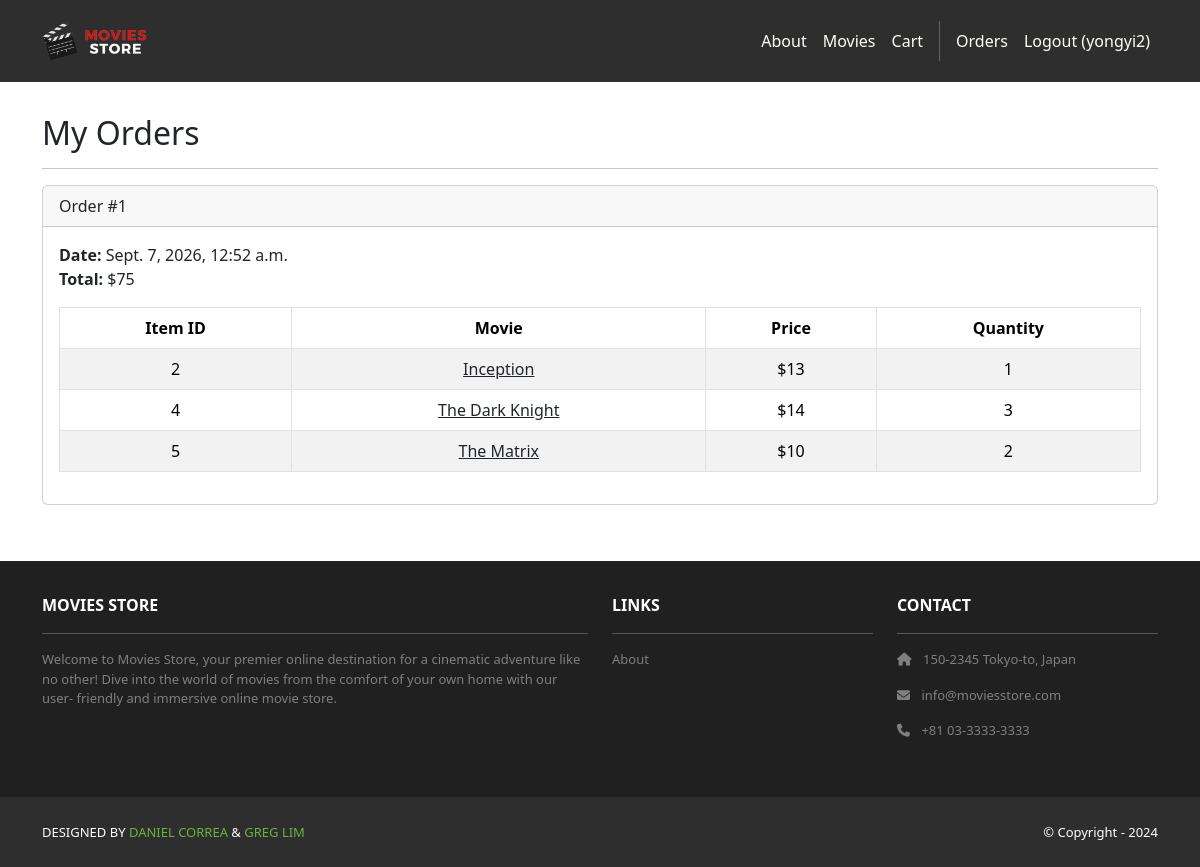
Page /accounts/orders/ (signed in) on the committed database.
### cart/models.py (models this page shows, shortened)
class Order(models.Model):
    id = models.AutoField(primary_key=True)
    total = models.IntegerField()
    date = models.DateTimeField(auto_now_add=True)
    user = models.ForeignKey(User,
        on_delete=models.CASCADE)

class Item(models.Model):
    id = models.AutoField(primary_key=True)
    price = models.IntegerField()
    quantity = models.IntegerField()
    order = models.ForeignKey(Order,
        on_delete=models.CASCADE)
    movie = models.ForeignKey(Movie,
        on_delete=models.CASCADE)

### movies/models.py (models this page shows, shortened)
class Movie(models.Model):
    id = models.AutoField(primary_key=True)
    name = models.CharField(max_length=255)
    price = models.IntegerField()
    description = models.TextField()
    image = models.ImageField(upload_to='movie_images/')

### accounts/views.py (the view)
# urls.py: path('orders/', views.orders, name='accounts.orders'),
@login_required
def orders(request):
    template_data = {}
    template_data['title'] = 'Orders'
    template_data['orders'] = request.user.order_set.all()
    return render(request, 'accounts/orders.html', {'template_data': template_data})

### accounts/templates/accounts/orders.html
{% extends 'base.html' %}
{% block content %}
<div class="p-3">
  <div class="container">
    <div class="row mt-3">
      <div class="col mx-auto mb-3">
        <h2>My Orders</h2>
        <hr />
        {% for order in template_data.orders %}
        <div class="card mb-4">
          <div class="card-header">
            Order #{{ order.id }}
          </div>
          <div class="card-body">
            <b>Date:</b> {{ order.date }}<br />
            <b>Total:</b> ${{ order.total }}<br />
            <table class="table table-bordered
              table-striped text-center mt-3">
              <thead>
                <tr>
                  <th scope="col">Item ID</th>
                  <th scope="col">Movie</th>
                  <th scope="col">Price</th>
                  <th scope="col">Quantity</th>
                </tr>
              </thead>
              <tbody>
                {% for item in order.item_set.all %}
                <tr>
                  <td>{{ item.movie.id }}</td>
                  <td>
                    <a class="link-dark"
                      href="{% url 'movies.show'
                      id=item.movie.id %}">
                      {{ item.movie.name }}
                    </a>
                  </td>
                  <td>${{ item.movie.price }}</td>
                  <td>{{ item.quantity }}</td>
                </tr>
                {% endfor %}
              </tbody>
            </table>
          </div>
        </div>
        {% endfor %}
      </div>
    </div>
  </div>
</div>
{% endblock content %}

### moviesstore/templates/base.html (shortened to what this page needs)
<!DOCTYPE html>
<html>
    {% load static %}
  <head>
    <link href=
      "https://cdn.jsdelivr.net/npm/bootstrap@5.3.3/dist/css/bootstrap.min.css" rel="stylesheet"
>
    <link rel=
      "stylesheet"  href="https://cdnjs.cloudflare.com/ajax/libs/font-awesome/6.1.1/css/all.min.css">
    <link rel="stylesheet" type="text/css"
        href="{% static 'css/style.css' %}">
  </head>
  <body>
     <nav class="p-3 navbar navbar-dark bg-dark
         navbar-expand-lg">
      <div class="container">
        <a class="navbar-brand" href="{% url 'home.index' %}">
          <img src="{% static 'img/logo.png' %}" alt="logo"
               height="40" />
        </a>
        <div class="collapse navbar-collapse"
             id="navbarNavAltMarkup">
          <div class="navbar-nav ms-auto navbar-ml">
            <a class="nav-link"
               href="{% url 'home.about' %}">About</a>
            <a class = "nav-link" href="{% url 'movies.index' %}">
              Movies
            </a>
             <a class="nav-link" href="{% url 'cart.index' %}">Cart</a>
            {% if user.is_authenticated %}
            <a class="nav-link"
              href="{% url 'accounts.orders' %}">Orders
            </a>
            <a class="nav-link"
              href="{% url 'accounts.logout' %}">Logout ({{user.username }})</a>
            {% else %}
             <a class="nav-link" href="{% url 'accounts.login' %}">Login</a>
            <a class="nav-link" href="{% url 'accounts.signup' %}">
              Sign Up
            </a>
            {% endif %}
          </div>
        </div>
      </div>
    </nav>
    <div>
      {% block content %}
      {% endblock content %}
    </div>
     <section class="p-3 ms-footer d-none d-md-block">
      <div class="container">
        <div class="row mt-3 text-white">
          <div class="col-md-6 col-lg-6 col-xl-6
               mx-auto mb-4">
            <b>MOVIES STORE</b>
            <hr />
            <p>
              Welcome to Movies Store, your premier online
              destination for a cinematic adventure like no
              other! Dive into the world of movies from the
              comfort of your own home with our user-
              friendly and immersive online movie store.
            </p>
          </div>
          <div class="col-md-3 col-lg-3 col-xl-3
               mx-auto mb-4">
            <b>LINKS</b>
            <hr />
            <p><a class="nav-link"
              href="{% url 'home.about' %}">
              About
            </a></p>
          </div>
          <div class="col-md-3 col-lg-3 col-xl-3 mx-auto
               mb-4">
            <b>CONTACT</b>
            <hr />
            <p><i class="fas fa-home me-2"></i>
              150-2345 Tokyo-to, Japan
            </p>
            <p><i class="fas fa-envelope me-2"></i>
              info@moviesstore.com
            </p>
            <p><i class="fas fa-phone me-2"></i>
              +81 03-3333-3333
            </p>
          </div>
        </div>
      </div>
    </section>
    <section class="p-3 ms-footer-bottom bg-dark">
      <div class="container d-flex
           justify-content-between">
        <div class="me-5 text-white">
          <span>DESIGNED BY
            <a href="https://www.x.com/danielgarax"
            target="_blank">DANIEL CORREA</a> &
            <a href="https://www.x.com/greglim81"
            target="_blank">GREG LIM</a>
          </span>
        </div>
        <div class="text-white">
          <span>© Copyright - 2024</span>
        </div>
      </div>
    </section>
  </body>
</html>

### moviesstore/static/css/style.css (style rules this page uses)
.navbar a.nav-link { color: #FFFEF6 !important; }
.bg-dark { background-color: #2E2E2E !important; }
.ms-footer { background-color: #202020; }
.ms-footer p { color: #7F7F7F; font-size: 13px; }
.ms-footer-bottom span { font-size: 13px; line-height: 38px; }
.ms-footer-bottom a { color: #6ab43e; text-decoration: none; }

### rows in the picture
Order: id "1", date "Sept. 7, 2026, 12:52 a.m.", total "75"
Item: movie.id "2", movie.name "Inception", movie.price "13", quantity "1"
Item: movie.id "4", movie.name "The Dark Knight", movie.price "14", quantity "3"
Item: movie.id "5", movie.name "The Matrix", movie.price "10", quantity "2"

### other values in the picture
{{ user.username }} "yongyi2"
